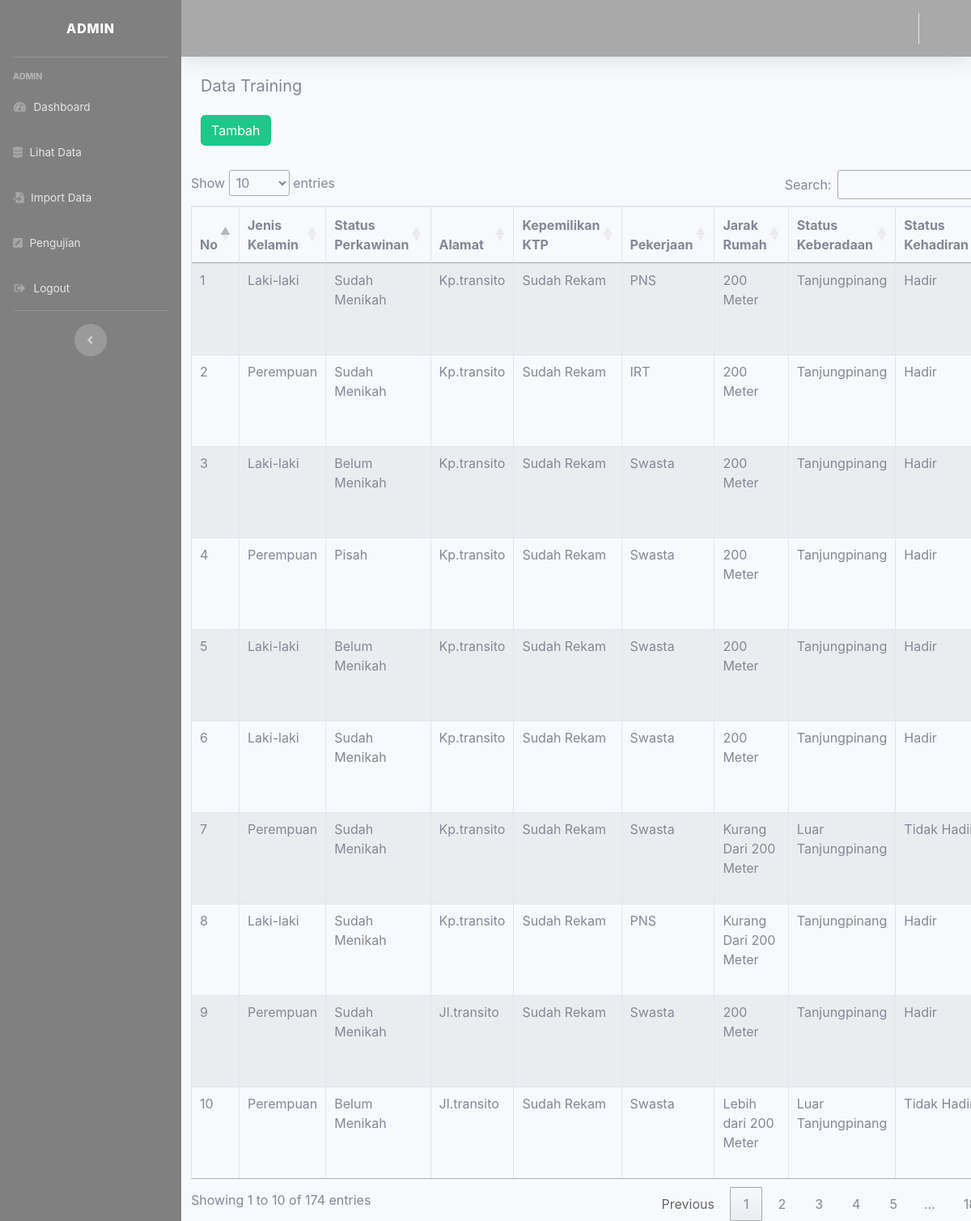
Screenshot of /index.php/data/data_training with the database file from the repository.
### tables this page shows
CREATE TABLE `klasifikasi` (
  `id_klasifikasi` int(12) NOT NULL,
  `jenis_kelamin` varchar(50) NOT NULL,
  `status_perkawinan` enum('Sudah Menikah','Pisah','Belum Menikah') NOT NULL,
  `alamat` varchar(128) NOT NULL,
  `ktp` enum('Sudah Rekam','Belum Rekam') NOT NULL,
  `pekerjaan` enum('PNS','Buruh','BUMN','IRT','Mahasiswa','Pelajar','Pensiunan PNS','Swasta') NOT NULL,
  `jarak_rumah` enum('Kurang Dari 200 Meter','200 Meter','Lebih dari 200 Meter') NOT NULL,
  `stts_keberadaan` enum('Tanjungpinang','Luar Tanjungpinang') NOT NULL,
  `stts_kehadiran` enum('Hadir','Tidak Hadir') NOT NULL
);

### application/controllers/Data.php (called while the page is built, shortened)
<?php
class Data extends CI_Controller{
	public function __construct(){
		$this->load->library(array('excel','session'));
	}
		public function data_training(){
			$limit = 174;
			$data['judul'] = 'Data Training';
			$data['trainingtesting'] = $this->M_Klasifikasi->training('klasifikasi',$limit)->result_array();
			$this->load->view('template/header', $data);
			$this->load->view('template/sidebar');
			$this->load->view('data/klasifikasi', $data);
			$this->load->view('template/footer', $data);
		}
}
 ?>

### index.php (called while the page is built, shortened)
<?php
require_once BASEPATH.'core/CodeIgniter.php';

### application/models/M_Klasifikasi.php (called while the page is built, shortened)
<?php
class M_Klasifikasi extends CI_Model{
   public function training($tabel,$limit){
    return $this->db->query("SELECT * FROM $tabel LIMIT $limit");
   }
}
 ?>

### application/views/data/klasifikasi.php (the view, shortened to what this page needs)
<div class="container">
	<h5 class="mb-4"><?= $judul; ?></h5>
	<div class="form-group">
		<a class="btn btn-success" href="<?= base_url('Data/tambahTesting') ?>">Tambah</a>
	</div>
	<div class="row" style="margin-top: 30px;">
		<div>
			<div class="table-responsive">
				<table class="table table-striped table-bordered kehadiran" >
					<thead>
						<tr>
						<th>No</th>
						<th>Jenis Kelamin</th>
						<th>Status Perkawinan</th>
						<th>Alamat</th>
						<th>Kepemilikan KTP</th>
						<th>Pekerjaan</th>
						<th>Jarak Rumah</th>
						<th>Status Keberadaan</th>
						<th>Status Kehadiran</th>
					</tr>
					</thead>
					<tbody>
						<?php
							$no = 1;
							foreach ($trainingtesting as $kls) {
						 ?>
						<tr>
						<td><?= $no++; ?></td>
						<td><?= $kls['jenis_kelamin']; ?></td>
						<td><?= $kls['status_perkawinan']; ?></td>
						<td><?= $kls['alamat']; ?></td>
						<td><?= $kls['ktp']; ?></td>
						<td><?= $kls['pekerjaan']; ?></td>
						<td><?= $kls['jarak_rumah']; ?></td>
						<td><?= $kls['stts_keberadaan']; ?></td>
						<td><?= $kls['stts_kehadiran']; ?></td>
					</tr>
						<?php } ?>
					</tbody>
				</table>
			</div>
		</div>
	</div>
</div>

### rows the page displays
klasifikasi: jenis_kelamin "Laki-laki", status_perkawinan "Sudah Menikah", alamat "Kp.transito", ktp "Sudah Rekam", pekerjaan "PNS", jarak_rumah "200 Meter", stts_keberadaan "Tanjungpinang", stts_kehadiran "Hadir"
klasifikasi: jenis_kelamin "Perempuan", status_perkawinan "Sudah Menikah", alamat "Kp.transito", ktp "Sudah Rekam", pekerjaan "IRT", jarak_rumah "200 Meter", stts_keberadaan "Tanjungpinang", stts_kehadiran "Hadir"
klasifikasi: jenis_kelamin "Laki-laki", status_perkawinan "Belum Menikah", alamat "Kp.transito", ktp "Sudah Rekam", pekerjaan "Swasta", jarak_rumah "200 Meter", stts_keberadaan "Tanjungpinang", stts_kehadiran "Hadir"
klasifikasi: jenis_kelamin "Perempuan", status_perkawinan "Pisah", alamat "Kp.transito", ktp "Sudah Rekam", pekerjaan "Swasta", jarak_rumah "200 Meter", stts_keberadaan "Tanjungpinang", stts_kehadiran "Hadir"
klasifikasi: jenis_kelamin "Laki-laki", status_perkawinan "Belum Menikah", alamat "Kp.transito", ktp "Sudah Rekam", pekerjaan "Swasta", jarak_rumah "200 Meter", stts_keberadaan "Tanjungpinang", stts_kehadiran "Hadir"
klasifikasi: jenis_kelamin "Laki-laki", status_perkawinan "Sudah Menikah", alamat "Kp.transito", ktp "Sudah Rekam", pekerjaan "Swasta", jarak_rumah "200 Meter", stts_keberadaan "Tanjungpinang", stts_kehadiran "Hadir"
klasifikasi: jenis_kelamin "Perempuan", status_perkawinan "Sudah Menikah", alamat "Kp.transito", ktp "Sudah Rekam", pekerjaan "Swasta", jarak_rumah "Kurang Dari 200 Meter", stts_keberadaan "Luar Tanjungpinang", stts_kehadiran "Tidak…"
klasifikasi: jenis_kelamin "Laki-laki", status_perkawinan "Sudah Menikah", alamat "Kp.transito", ktp "Sudah Rekam", pekerjaan "PNS", jarak_rumah "Kurang Dari 200 Meter", stts_keberadaan "Tanjungpinang", stts_kehadiran "Hadir"
klasifikasi: jenis_kelamin "Perempuan", status_perkawinan "Sudah Menikah", alamat "Jl.transito", ktp "Sudah Rekam", pekerjaan "Swasta", jarak_rumah "200 Meter", stts_keberadaan "Tanjungpinang", stts_kehadiran "Hadir"
klasifikasi: jenis_kelamin "Perempuan", status_perkawinan "Belum Menikah", alamat "Jl.transito", ktp "Sudah Rekam", pekerjaan "Swasta", jarak_rumah "Lebih dari 200 Meter", stts_keberadaan "Luar Tanjungpinang", stts_kehadiran "Tidak…"

### other values shown
$judul "Data Training"
